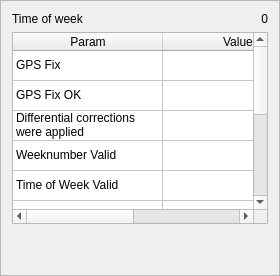
                <widget class="QFrame" name="frameSTATUS">
                 <property name="frameShape">
                  <enum>QFrame::StyledPanel</enum>
                 </property>
                 <property name="frameShadow">
                  <enum>QFrame::Raised</enum>
                 </property>
                 <layout class="QVBoxLayout" name="verticalLayout_19">
                  <item>
                   <layout class="QHBoxLayout" name="horizontalLayout_12">
                    <item>
                     <widget class="QLabel" name="label_71">
                      <property name="text">
                       <string>Time of week</string>
                      </property>
                     </widget>
                    </item>
                    <item>
                     <widget class="QLabel" name="labelSTATUSITOW">
                      <property name="text">
                       <string>0</string>
                      </property>
                      <property name="alignment">
                       <set>Qt::AlignRight|Qt::AlignTrailing|Qt::AlignVCenter</set>
                      </property>
                     </widget>
                    </item>
                   </layout>
                  </item>
                  <item>
                   <widget class="QTableWidget" name="tableSTATUS">
                    <property name="sizePolicy">
                     <sizepolicy hsizetype="Expanding" vsizetype="Minimum">
                      <horstretch>0</horstretch>
                      <verstretch>0</verstretch>
                     </sizepolicy>
                    </property>
                    <property name="editTriggers">
                     <set>QAbstractItemView::NoEditTriggers</set>
                    </property>
                    <attribute name="horizontalHeaderDefaultSectionSize">
                     <number>150</number>
                    </attribute>
                    <attribute name="horizontalHeaderStretchLastSection">
                     <bool>true</bool>
                    </attribute>
                    <attribute name="verticalHeaderVisible">
                     <bool>false</bool>
                    </attribute>
                    <row>
                     <property name="text">
                      <string>Новая строка</string>
                     </property>
                    </row>
                    <row>
                     <property name="text">
                      <string>Новая строка</string>
                     </property>
                    </row>
                    <row>
                     <property name="text">
                      <string>Новая строка</string>
                     </property>
                    </row>
                    <row>
                     <property name="text">
                      <string>Новая строка</string>
                     </property>
                    </row>
                    <row>
                     <property name="text">
                      <string>Новая строка</string>
                     </property>
                    </row>
                    <row>
                     <property name="text">
                      <string>Новая строка</string>
                     </property>
                    </row>
                    <row>
                     <property name="text">
                      <string>Новая строка</string>
                     </property>
                    </row>
                    <row>
                     <property name="text">
                      <string>Новая строка</string>
                     </property>
                    </row>
                    <row>
                     <property name="text">
                      <string>Новая строка</string>
                     </property>
                    </row>
                    <row>
                     <property name="text">
                      <string>Новая строка</string>
                     </property>
                    </row>
                    <row>
                     <property name="text">
                      <string>Новая строка</string>
                     </property>
                    </row>
                    <column>
                     <property name="text">
                      <string>Param</string>
                     </property>
                    </column>
                    <column>
                     <property name="text">
                      <string>Value</string>
                     </property>
                    </column>
                    <item row="0" column="0">
                     <property name="text">
                      <string>GPS Fix</string>
                     </property>
                    </item>
                    <item row="1" column="0">
                     <property name="text">
                      <string>GPS Fix OK</string>
                     </property>
                    </item>
                    <item row="2" column="0">
                     <property name="text">
                      <string>Differential corrections were applied</string>
                     </property>
                    </item>
                    <item row="3" column="0">
                     <property name="text">
                      <string>Weeknumber Valid</string>
                     </property>
                    </item>
                    <item row="4" column="0">
                     <property name="text">
                      <string>Time of Week Valid</string>
                     </property>
                    </item>
                    <item row="5" column="0">
                     <property name="text">
                      <string>Diff Corrections Available</string>
                     </property>
                    </item>
                    <item row="6" column="0">
                     <property name="text">
                      <string>Map Matching</string>
                     </property>
                    </item>
                    <item row="7" column="0">
                     <property name="text">
                      <string>TTFF</string>
                     </property>
                    </item>
                    <item row="8" column="0">
                     <property name="text">
                      <string>Time since Startup</string>
                     </property>
                    </item>
                    <item row="9" column="0">
                     <property name="text">
                      <string>PSM state</string>
                     </property>
                    </item>
                    <item row="10" column="0">
                     <property name="text">
                      <string>Spoofing detection state</string>
                     </property>
                    </item>
                   </widget>
                  </item>
                  <item>
                   <spacer name="verticalSpacer_15">
                    <property name="orientation">
                     <enum>Qt::Vertical</enum>
                    </property>
                    <property name="sizeHint" stdset="0">
                     <size>
                      <width>20</width>
                      <height>40</height>
                     </size>
                    </property>
                   </spacer>
                  </item>
                 </layout>
                </widget>
